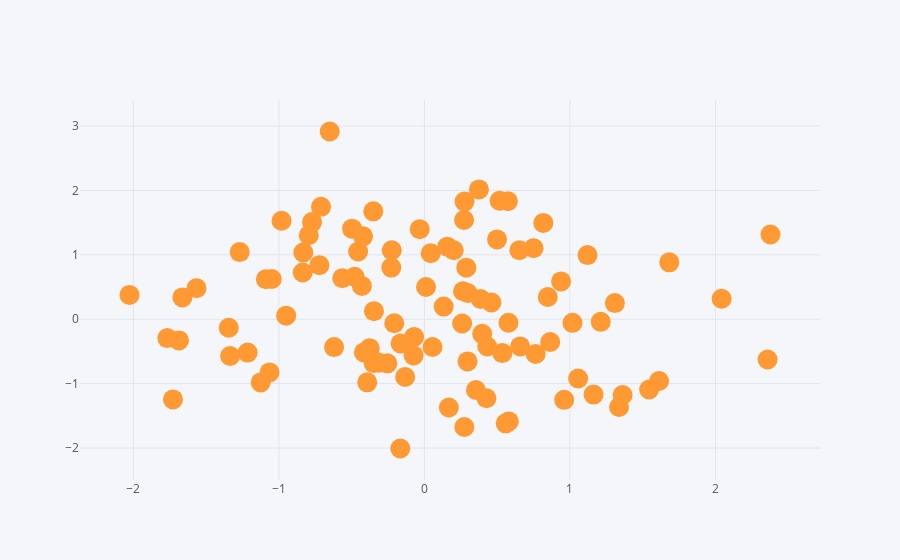

Notebook code for this chart:
### Code cell
df.iplot(kind='scatter',x='A',y='B',mode='markers',size=20)
